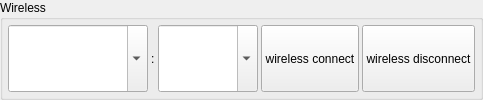
       <widget class="QGroupBox" name="wirelessGroupBox">
        <property name="sizePolicy">
         <sizepolicy hsizetype="Preferred" vsizetype="Preferred">
          <horstretch>0</horstretch>
          <verstretch>0</verstretch>
         </sizepolicy>
        </property>
        <property name="title">
         <string>Wireless</string>
        </property>
        <layout class="QHBoxLayout" name="horizontalLayout">
         <property name="spacing">
          <number>3</number>
         </property>
         <property name="leftMargin">
          <number>5</number>
         </property>
         <property name="topMargin">
          <number>5</number>
         </property>
         <property name="rightMargin">
          <number>5</number>
         </property>
         <property name="bottomMargin">
          <number>5</number>
         </property>
         <item>
          <widget class="QComboBox" name="deviceIpEdt">
           <property name="sizePolicy">
            <sizepolicy hsizetype="MinimumExpanding" vsizetype="Preferred">
             <horstretch>0</horstretch>
             <verstretch>0</verstretch>
            </sizepolicy>
           </property>
           <property name="minimumSize">
            <size>
             <width>140</width>
             <height>0</height>
            </size>
           </property>
           <property name="editable">
            <bool>true</bool>
           </property>
           <property name="currentText">
            <string/>
           </property>
          </widget>
         </item>
         <item>
          <widget class="QLabel" name="label">
           <property name="sizePolicy">
            <sizepolicy hsizetype="Maximum" vsizetype="Preferred">
             <horstretch>0</horstretch>
             <verstretch>0</verstretch>
            </sizepolicy>
           </property>
           <property name="text">
            <string notr="true">:</string>
           </property>
          </widget>
         </item>
         <item>
          <widget class="QComboBox" name="devicePortEdt">
           <property name="sizePolicy">
            <sizepolicy hsizetype="Fixed" vsizetype="Preferred">
             <horstretch>0</horstretch>
             <verstretch>0</verstretch>
            </sizepolicy>
           </property>
           <property name="minimumSize">
            <size>
             <width>100</width>
             <height>0</height>
            </size>
           </property>
           <property name="maximumSize">
            <size>
             <width>100</width>
             <height>16777215</height>
            </size>
           </property>
           <property name="editable">
            <bool>true</bool>
           </property>
           <property name="currentText">
            <string/>
           </property>
          </widget>
         </item>
         <item>
          <widget class="QPushButton" name="wirelessConnectBtn">
           <property name="sizePolicy">
            <sizepolicy hsizetype="Preferred" vsizetype="Preferred">
             <horstretch>0</horstretch>
             <verstretch>0</verstretch>
            </sizepolicy>
           </property>
           <property name="text">
            <string>wireless connect</string>
           </property>
           <property name="autoDefault">
            <bool>false</bool>
           </property>
          </widget>
         </item>
         <item>
          <widget class="QPushButton" name="wirelessDisConnectBtn">
           <property name="sizePolicy">
            <sizepolicy hsizetype="Preferred" vsizetype="Preferred">
             <horstretch>0</horstretch>
             <verstretch>0</verstretch>
            </sizepolicy>
           </property>
           <property name="text">
            <string>wireless disconnect</string>
           </property>
           <property name="autoDefault">
            <bool>false</bool>
           </property>
          </widget>
         </item>
        </layout>
       </widget>
